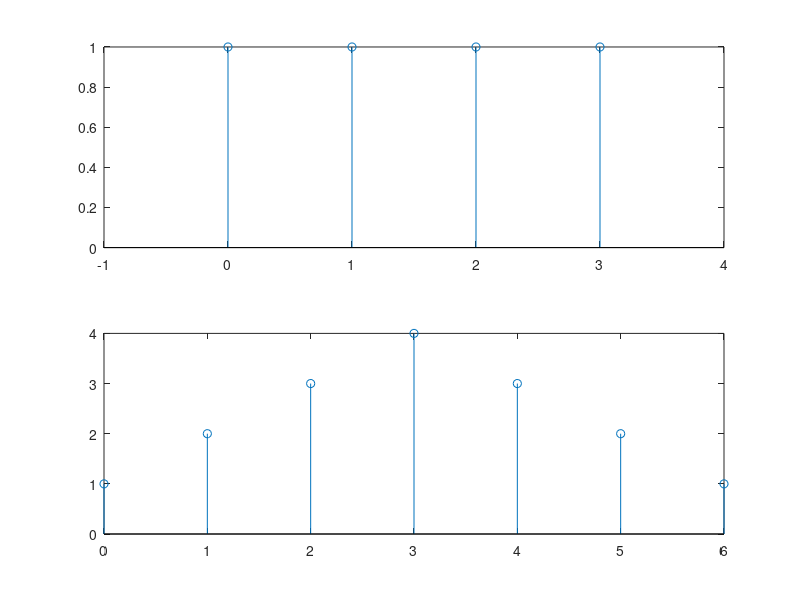

This chart was generated by the following MATLAB code:
%离散卷积练习6-5

%信号u(n)-u(n-4)
nx=0:3;
x=ones(1,length(nx));


%卷积信号
ny=2*min(nx):2*max(nx);
y=conv(x,x);


subplot(2,1,1);
stem(nx,x);
axis([min(nx)-1 max(nx)+1 0 max(x)]);


%绘制卷积信号
subplot(2,1,2);
stem(ny,y);
